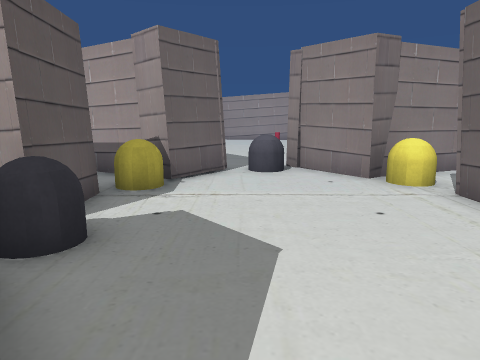
View 1 (above)

13 first-person views from a walk through a 3-D level made in the Unity game engine. The camera is 1.4 m above the floor, tilts 10° down and sees 70° across. The floor is counted in squares, 1 m on a side. Each view is taken from the middle of a square. On the plan, view 1 faces up. The plan holds only what a view shows up to about 15 squares ahead; the rest is blank. The place goes on beyond the plan. The player character is not drawn.

View 2
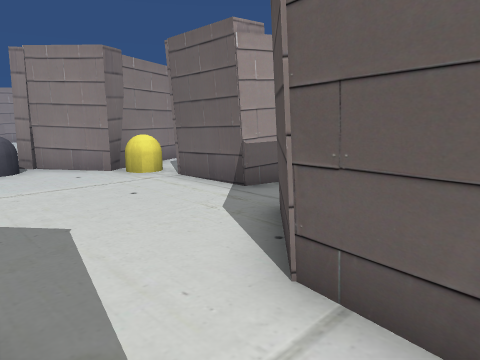

View 3
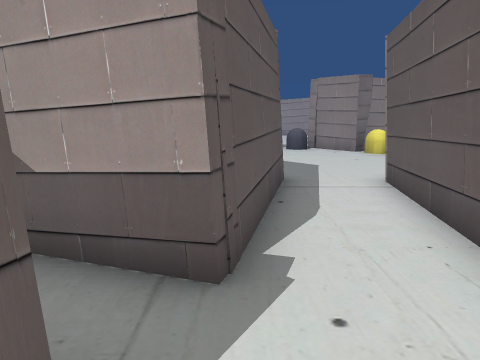

View 4
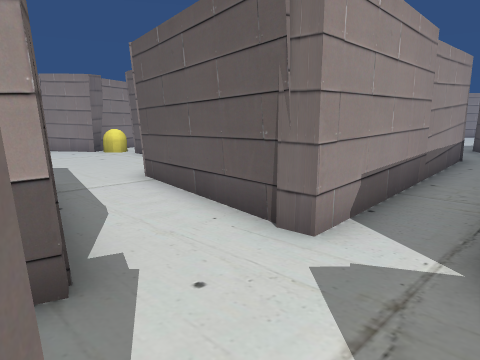

View 5
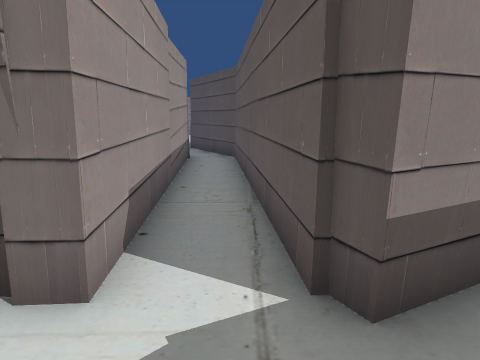

View 6
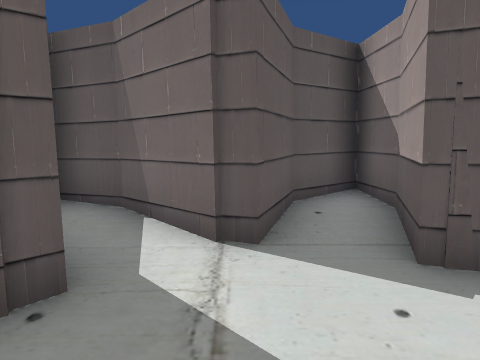

View 7
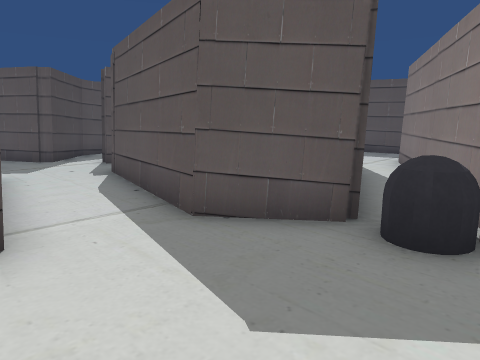

View 8
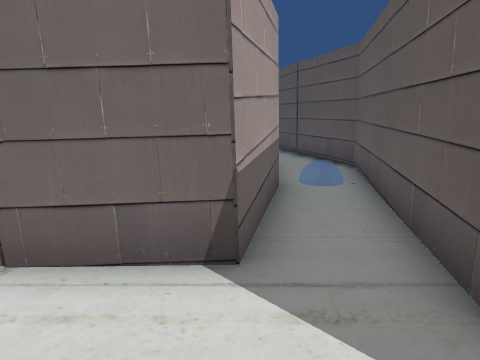

View 9
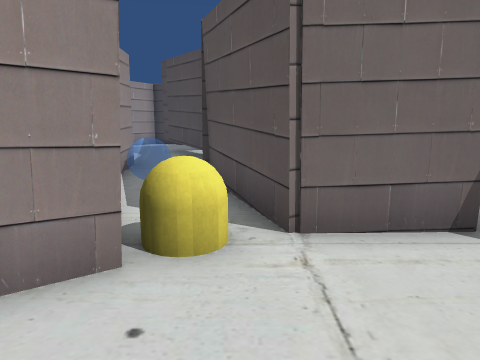

View 10
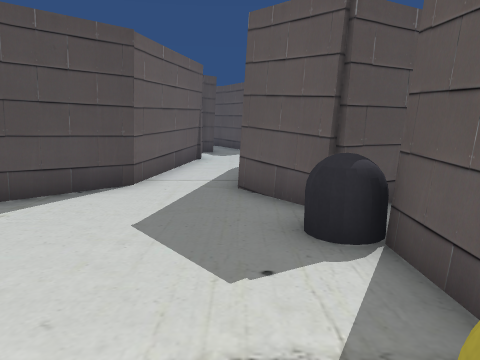

View 11
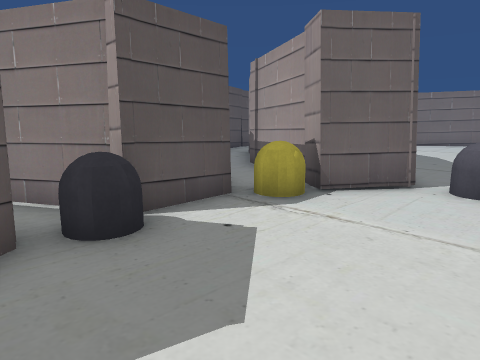

View 12
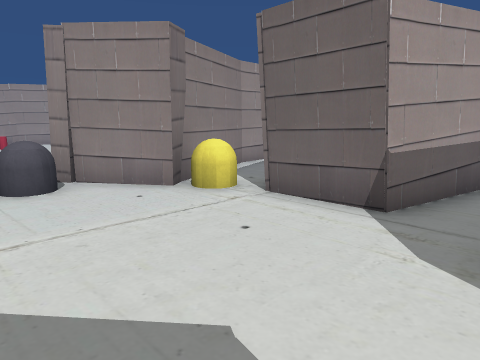

View 13
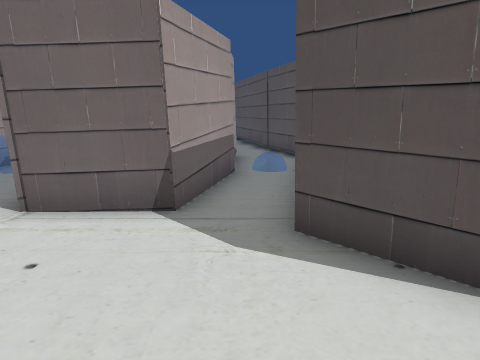

### Floor plan
Points are (right, up) in squares from view 1. A wall is a line through its corners. A room is listed if a view was taken in it or the views show most of it. See-through windows are left out.
Room 1 (views 1, 7, 8, 9, 10, 11, 12, 13)
walls: (3.1, 8.1) (1.5, 10.4); (3.5, 2.2) (8.5, 1.1); (-2.8, 6.6) (-2.7, 4.3); (-3.3, 4.2) (-5, 3.3); (-0.4, 9.6) (-1.7, 7.9) (-2.5, 8.5); (-3.8, 2.2) (-2.4, 2.9) (-1, 1.1) (-1.3, -0.3); (1.1, -0.7) (1.3, 0.7) (3.2, 2.4); (8.4, 3.1) (4.1, 4) (4, 6.4)
ways out: opening at (0, 0) to room 2
objects: other object (-3, 3) to (-2, 4); other object (-2, 7); other object (0, 9) to (1, 10)
Room 2 (views 2, 3, 4, 5, 6)
walls: (0.4, -4.6) (1.1, -0.7); (-2, -3.7) (-2.2, -4.3) (-4.4, -3.5); (0.5, -6.6) (4.9, -6.3); (-2.8, -6.3) (-4.5, -7.9) (-5, -9.3); (-1.4, -7.6) (-0.5, -9.3); (0.7, -8.1) (0.1, -6.9) (0.6, -6.7); (-4.9, -5.1) (-2.8, -5.8) (-2.9, -6.3); (-1.3, -0.3) (-2.2, -4.3); (-4.2, -9.2) (-3.3, -9) (-1.7, -7.4) (-1.3, -7.8); (4.9, -4.5) (0.4, -4.8) (0.4, -4.2)
ways out: opening at (0, 0) to room 1
Room 3 (no view inside)
walls: (3.7, 8.5) (3.1, 8.1); (4, 6.4) (8, 7.7); (7, 9.9) (3.5, 8.4)
objects: other object (4, 7) to (4, 8)

Positions as (right, up) in squares from view 1, and headings:
1: (0, 0), facing up
2: (-1, -1), facing up-right
3: (-2, -7), facing up
4: (-3, -7), facing up-right
5: (-2, -6), facing right
6: (1, -6), facing left
7: (2, 5), facing down-left
8: (1, 4), facing right
9: (0, 7), facing right
10: (-1, 8), facing down
11: (2, 2), facing up-left
12: (-1, 2), facing up-right
13: (-1, 3), facing right
